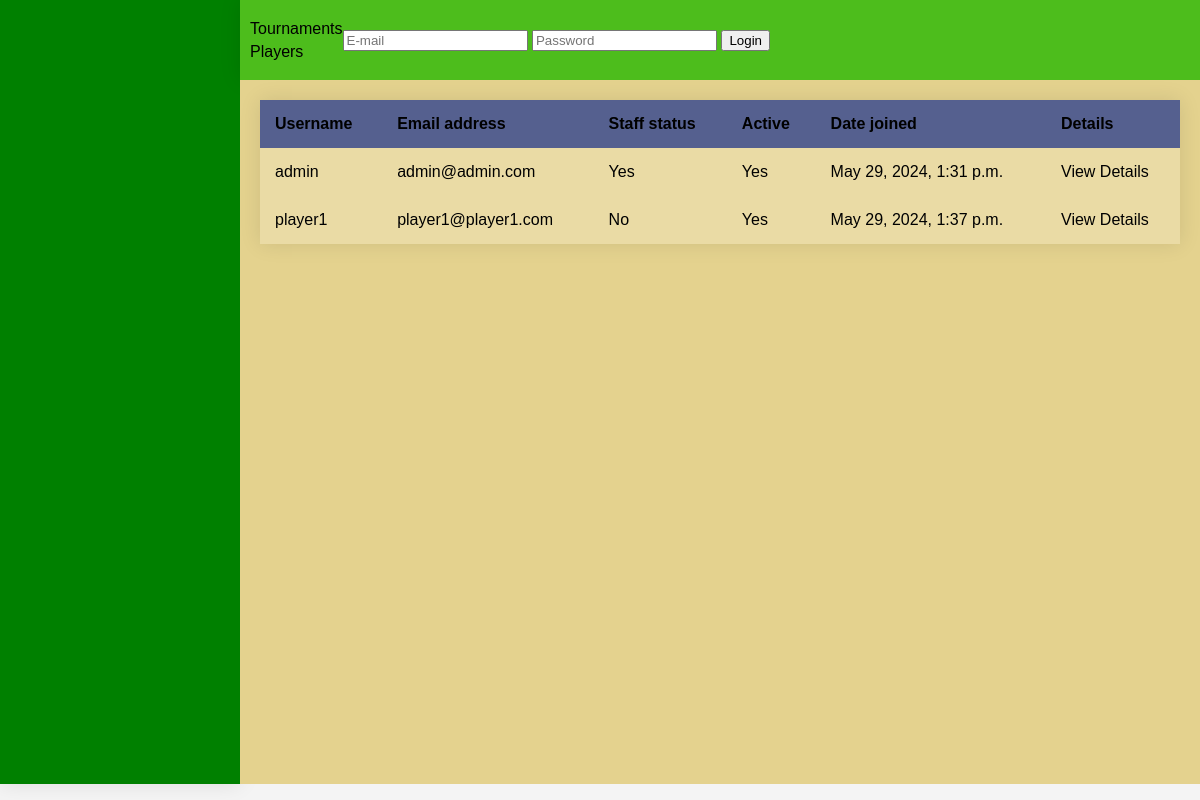
/player/, run on an earlier commit of the app's database.
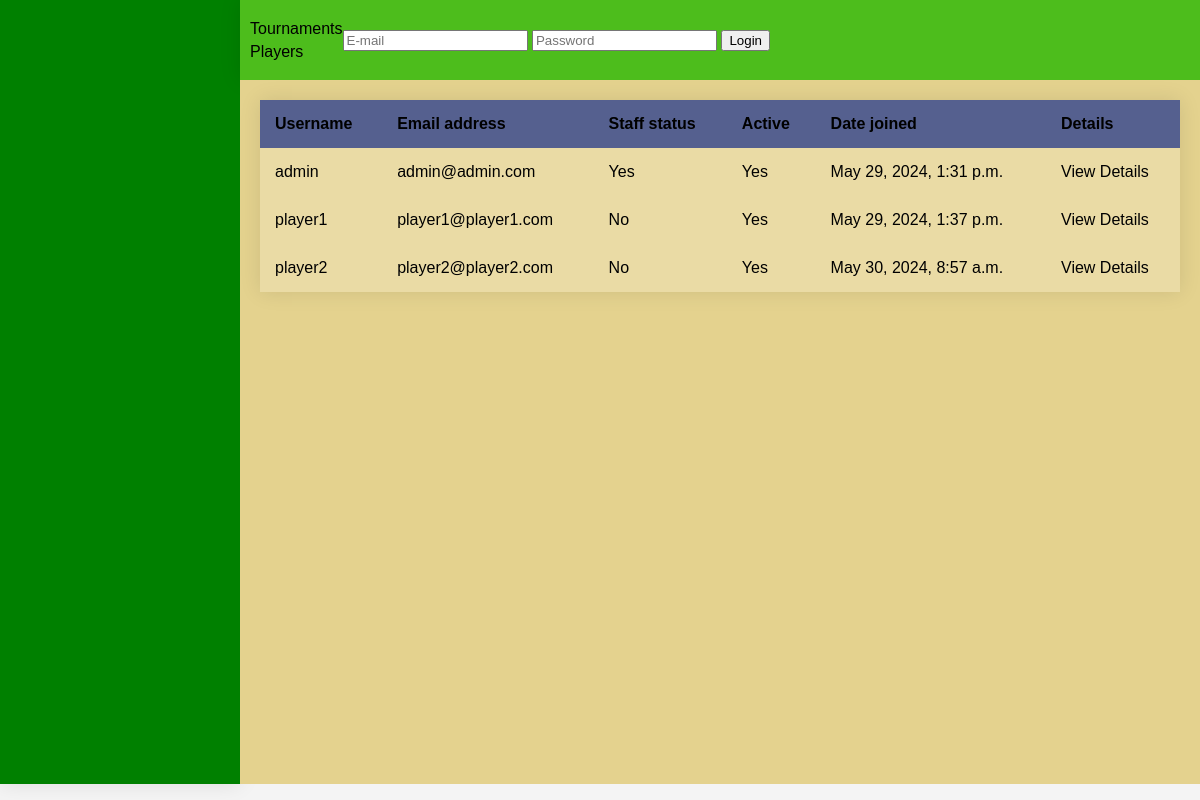
And on a later commit of the database.
### players/models.py (models this page shows)
class Player(AbstractUser):
    email = models.EmailField(('email address'), unique=True)
    USERNAME_FIELD = 'email'
    REQUIRED_FIELDS = ['username']

### billiard_charts/static/templates/list/player_list.html
{% extends "base.html" %}
{% block main_space %}
<table>
    <thead>
        <tr>
            <th>Username</th>
            <th>Email address</th>
            <th>Staff status</th>
            <th>Active</th>
            <th>Date joined</th>
            <th>Details</th>
        </tr>
    </thead>
    <tbody>
        {% for player in object_list %}
        <tr>
            <td>{{ player.username }}</td>
            <td>{{ player.email }}</td>
            <td>{% if player.is_staff %}Yes{% else %}No{% endif %}</td>
            <td>{% if player.is_active %}Yes{% else %}No{% endif %}</td>
            <td>{{ player.date_joined }}</td>
            <td><a href="{% url 'player_detail' player.pk %}">View Details</a></td>
        </tr>
        {% endfor %}
    </tbody>
</table>
{% endblock main_space %}

What changed in the data, as far as the page shows it:
added Player: username "player2", email "player2@player2.com", is_staff "No", is_active "Yes", date_joined "May 30, 2024, 8:57 a.m."
